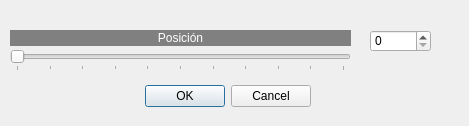
<?xml version="1.0" encoding="UTF-8"?>
<ui version="4.0">
 <class>Capturarvideo</class>
 <widget class="QDialog" name="Capturarvideo">
  <property name="geometry">
   <rect>
    <x>0</x>
    <y>0</y>
    <width>469</width>
    <height>126</height>
   </rect>
  </property>
  <property name="windowTitle">
   <string>Capturar de video</string>
  </property>
  <widget class="QDialogButtonBox" name="buttonBox">
   <property name="geometry">
    <rect>
     <x>-30</x>
     <y>80</y>
     <width>341</width>
     <height>32</height>
    </rect>
   </property>
   <property name="orientation">
    <enum>Qt::Horizontal</enum>
   </property>
   <property name="standardButtons">
    <set>QDialogButtonBox::Cancel|QDialogButtonBox::Ok</set>
   </property>
  </widget>
  <widget class="QSlider" name="horizontalSlider">
   <property name="geometry">
    <rect>
     <x>10</x>
     <y>50</y>
     <width>341</width>
     <height>21</height>
    </rect>
   </property>
   <property name="minimum">
    <number>0</number>
   </property>
   <property name="maximum">
    <number>100</number>
   </property>
   <property name="pageStep">
    <number>10</number>
   </property>
   <property name="value">
    <number>0</number>
   </property>
   <property name="orientation">
    <enum>Qt::Horizontal</enum>
   </property>
   <property name="tickPosition">
    <enum>QSlider::TicksBelow</enum>
   </property>
   <property name="tickInterval">
    <number>10</number>
   </property>
  </widget>
  <widget class="QLabel" name="label">
   <property name="geometry">
    <rect>
     <x>10</x>
     <y>30</y>
     <width>341</width>
     <height>16</height>
    </rect>
   </property>
   <property name="styleSheet">
    <string notr="true">background-color: rgb(128, 128, 128);
color: rgb(255, 255, 255);</string>
   </property>
   <property name="text">
    <string>Posición</string>
   </property>
   <property name="alignment">
    <set>Qt::AlignCenter</set>
   </property>
  </widget>
  <widget class="QSpinBox" name="spinBox">
   <property name="geometry">
    <rect>
     <x>370</x>
     <y>30</y>
     <width>61</width>
     <height>22</height>
    </rect>
   </property>
   <property name="minimum">
    <number>0</number>
   </property>
   <property name="maximum">
    <number>100</number>
   </property>
   <property name="value">
    <number>0</number>
   </property>
  </widget>
 </widget>
 <resources/>
 <connections>
  <connection>
   <sender>buttonBox</sender>
   <signal>accepted()</signal>
   <receiver>Capturarvideo</receiver>
   <slot>accept()</slot>
   <hints>
    <hint type="sourcelabel">
     <x>248</x>
     <y>254</y>
    </hint>
    <hint type="destinationlabel">
     <x>157</x>
     <y>274</y>
    </hint>
   </hints>
  </connection>
  <connection>
   <sender>buttonBox</sender>
   <signal>rejected()</signal>
   <receiver>Capturarvideo</receiver>
   <slot>reject()</slot>
   <hints>
    <hint type="sourcelabel">
     <x>316</x>
     <y>260</y>
    </hint>
    <hint type="destinationlabel">
     <x>286</x>
     <y>274</y>
    </hint>
   </hints>
  </connection>
 </connections>
</ui>
